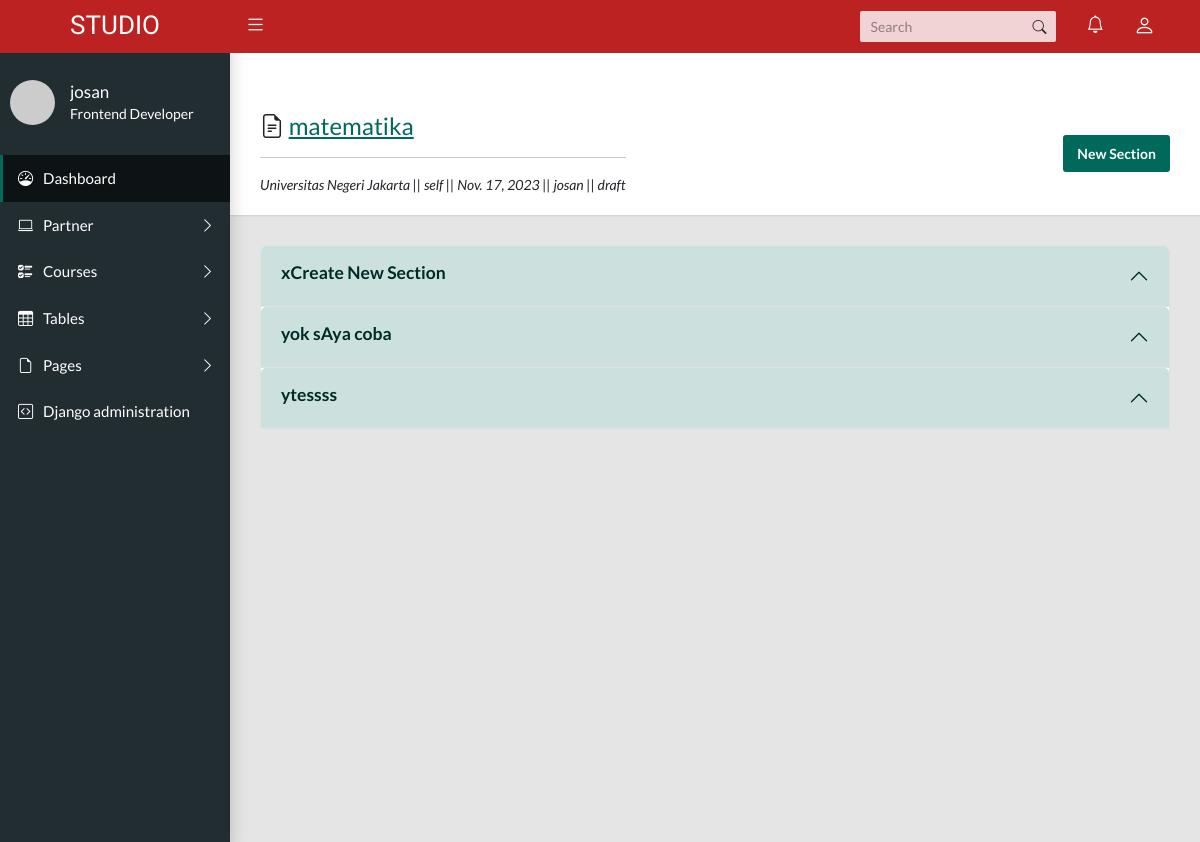
/course/course-detail/1 (signed in), run on an earlier commit of the app's database.
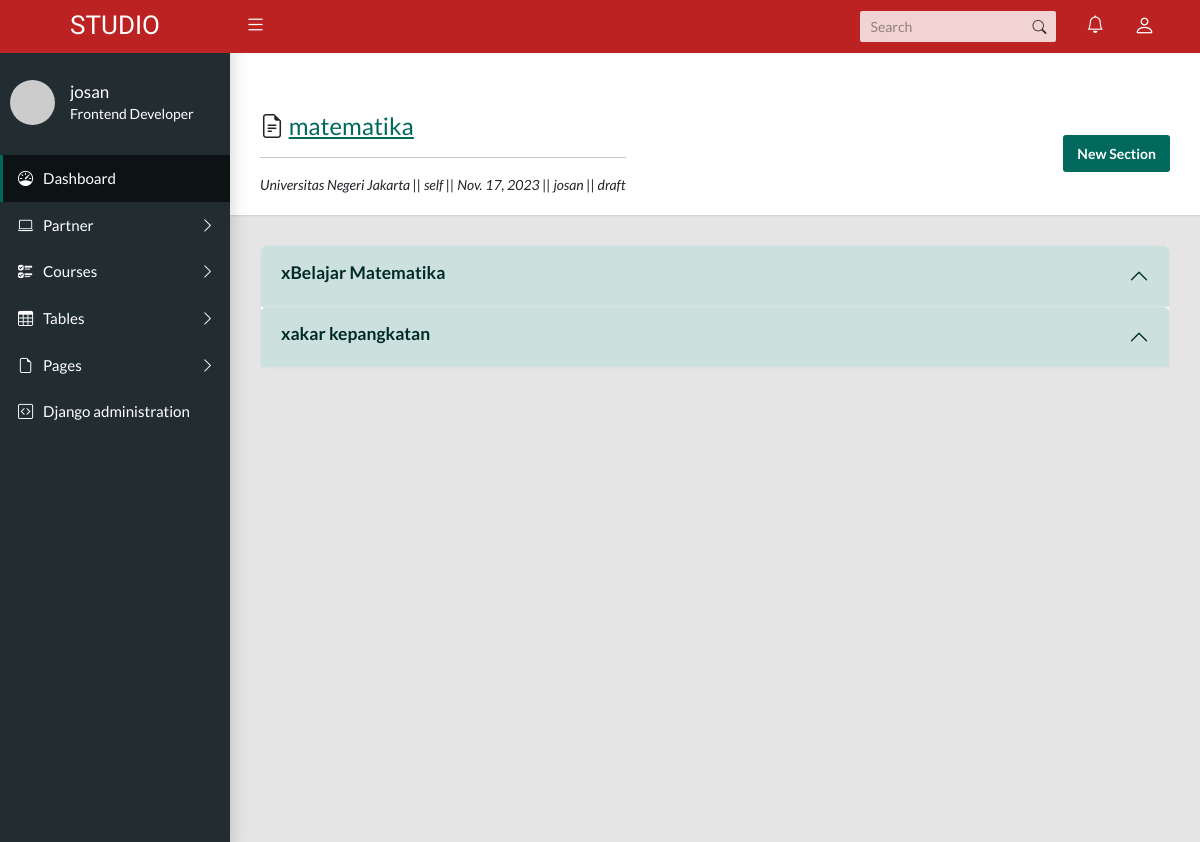
And on a later commit of the database.
### course/models.py (models this page shows)
class Category(models.Model):
    parent = models.ForeignKey('self', related_name='children', on_delete=models.CASCADE, blank = True, null=True)
    title = models.CharField(max_length=100)
    slug = AutoSlugField(populate_from='title', unique=True, null=False, editable=False)
    created_at = models.DateTimeField(auto_now_add=True)
    mk=models.ForeignKey(Course,on_delete=models.CASCADE,related_name='course_id')
    def __str__(self):
        return self.title
    class Meta:
        unique_together = ('slug', 'parent',)
        verbose_name_plural = "categories"
    def __str__(self):
        full_path = [self.title]
        k = self.parent
        while k is not None:
            full_path.append(k.title)
            k = k.parent
        return ' -> '.join(full_path[::-1])

### course/views.py (the view)
# urls.py: path("course-detail/<str:pk>", views.courseDetail, name= "course_detail"),
def courseDetail(request, pk):
    if request.user.is_staff == True:
            mk = Course.objects.get(id=pk)
            catg = Category.objects.filter(parent=None, mk_id=mk)
            context = {'course':mk,'catg':catg}
            return render(request, 'course_detail.html', context)
    else:
        return redirect ('/')

### partner/models.py (called while the page is built)
    def __str__(self):
        return f"{self.partner_name}"

### course/templates/course_detail.html (shortened to what this page needs)
{% extends 'layouts/default/page.html' %}
{% load i18n %}
{% block content %}
  <div class="app-title">
    <div>
      <h1> <i class="bi bi-file-earmark-text"></i>
        <a href="{% url 'course:course_view'%}">{{course.course_name}}</a></h1>
        <hr>
      <p>{{course.org_partner}} || {{course.type_course}} || {{course.start_date}} || {{course.author}} || {{course.status_course}}</p>
    </div>
    <ul class="app-breadcrumb breadcrumb">
      <li class="breadcrumb-item">
        <button type="button" class="btn btn-primary" data-bs-toggle="modal" data-bs-target="#staticBackdrop" >
          New Section
        </button></li>
    </ul>
  </div>
  <div class="accordion" id="accordionExample">
    <div class="accordion-item">
      {% for i in catg %}
      {% if not i.children.all %}
        <h2 class="accordion-header" id="headingOne">
          <button class="accordion-button" type="button" data-bs-toggle="collapse" data-bs-target="#{{i.slug}}" aria-expanded="true" aria-controls="collapseOne">
               <h5 id="coba-{{i.id}}"  ondblclick="mySection(this.id)" data-bs-toggle="modal" data-bs-target="#exampleModal{{i.id}}" >y{{i.title}}  </h5>
            </button>
        </h2>
        {% else %}
        <h2 class="accordion-header" id="headingOne">
          <button class="accordion-button" type="button" data-bs-toggle="collapse" data-bs-target="#{{i.slug}}" aria-expanded="true" aria-controls="collapseOne">
            <h5 id="coba-{{i.id}}"  ondblclick="mySection(this.id)" data-bs-toggle="modal" data-bs-target="#exampleModal{{i.id}}" >x{{i.title}}  </h5>
          </button>
      </h2>
        {% endif %}
        {% endfor %}
    </div>
</div>
{% endblock %}

What changed in the data, as far as the page shows it:
removed Category: title "Create New Section"
removed Category: title "ok sAya coba"
removed Category: title "tessss"
added Category: title "Belajar Matematika"
added Category: title "akar kepangkatan"
